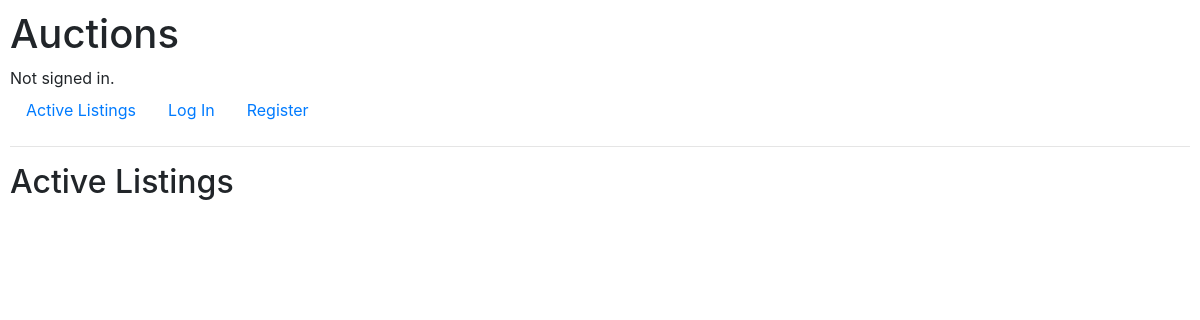
Before: / with the older database file.
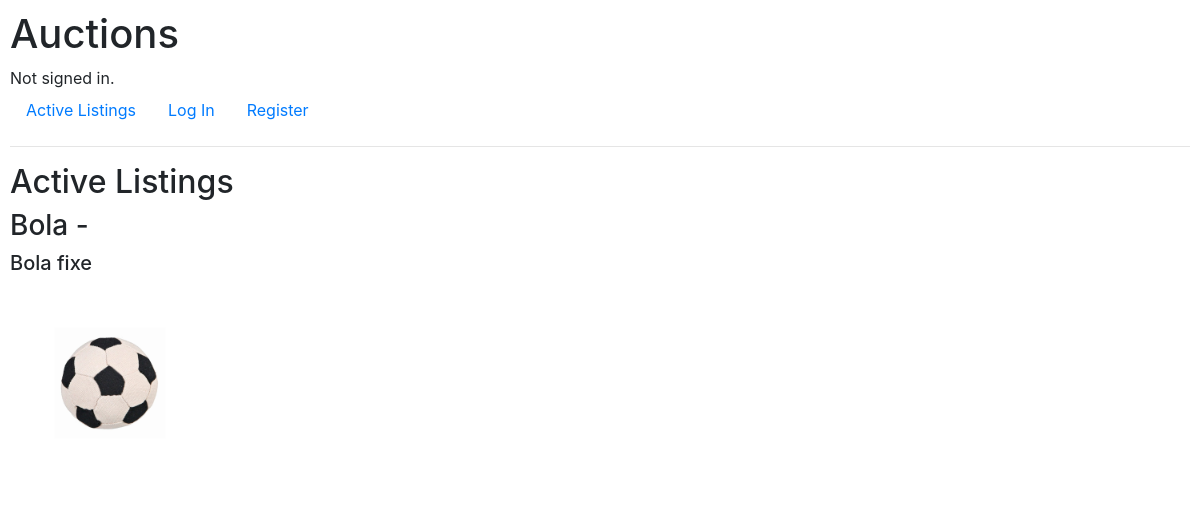
After: the same page with the newer database file.
### auctions/models.py (models this page shows, shortened)
class Listing(models.Model):
    categories = [
        ("ELC","Electronics"),
        ("FUR","Furniture"),
        ("BOK","Books"),
        ("CLO","Clothing"),
        ("OTH","Other"),
    ]
    itemName = models.CharField(max_length=100)
    min = models.FloatField(default=0)
    description = models.CharField(max_length=200, default="")
    category = models.CharField(max_length=3,choices=categories, null=True, blank=True)
    image = models.ImageField(upload_to="listing_images",null=True, blank=True)
    owner = models.ForeignKey(User, on_delete=models.CASCADE, related_name="listings")
    comments = models.ForeignKey('Comment', on_delete=models.CASCADE, related_name="comments",null=True, blank=True)

### auctions/views.py (the view)
# urls.py: path("", views.index, name="index"),
def index(request):
    listings = Listing.objects.all()
    bids = Bid.objects.all()
    return render(request, "auctions/index.html",{
        "listings" : listings,
        "bids" : bids,
    })

### auctions/templates/auctions/index.html (shortened to what this page needs)
{% extends "auctions/layout.html" %}
{% block body %}
<h2>Active Listings</h2>
<div class="list">
    {% for listing in listings %}
    <h3>{{listing.itemName}} -
    </h3>
    <h5>{{listing.description}}</h5>
    {% if listing.image %}
    <img src="{{ listing.image.url }}" alt="Listing Photo" style="width:200px;">
    {% else %}
    <p>No image available</p>
    {% endif %}
    {% endfor %}
</div>
{% endblock %}

### auctions/templates/auctions/layout.html (shortened to what this page needs)
{% load static %}
<!DOCTYPE html>
<html lang="en">
    <head>
        <link rel="stylesheet" href="https://stackpath.bootstrapcdn.com/bootstrap/4.4.1/css/bootstrap.min.css">
        <link href="{% static 'auctions/styles.css' %}" rel="stylesheet">
    </head>
    <body>
        <h1>Auctions</h1>
        <div>
            {% if user.is_authenticated %}
                Signed in as <strong>{{ user.username }}</strong>.
            {% else %}
                Not signed in.
            {% endif %}
        </div>
        <ul class="nav">
            <li class="nav-item">
                <a class="nav-link" href="{% url 'index' %}">Active Listings</a>
            </li>
            {% if user.is_authenticated %}
                <li class="nav-item">
                    <a class="nav-link" href="{% url 'logout' %}">Log Out</a>
                </li>
            {% else %}
                <li class="nav-item">
                    <a class="nav-link" href="{% url 'login' %}">Log In</a>
                </li>
                <li class="nav-item">
                    <a class="nav-link" href="{% url 'register' %}">Register</a>
                </li>
            {% endif %}
        </ul>
        <hr>
        {% block body %}
        {% endblock %}
    </body>
</html>

### auctions/static/auctions/styles.css (style rules this page uses)
body { padding: 10px; }

Changed rows visible on the page:
added Listing: itemName "Bola", description "Bola fixe", image (picture)
